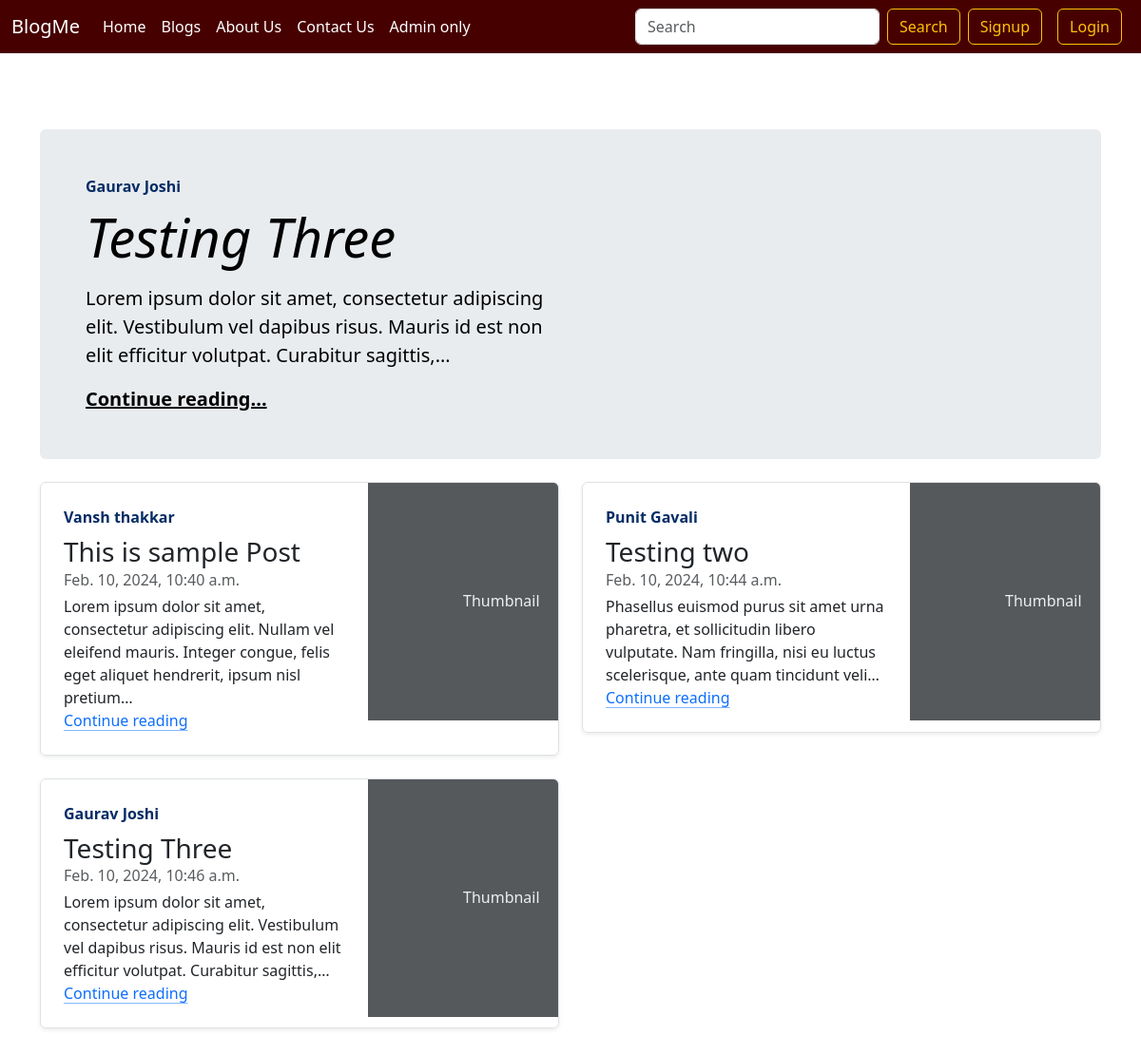
Screenshot of /blog/ with the database file from the repository.
### blog/models.py (models this page shows, shortened)
class Post(models.Model):
    pid=models.AutoField(primary_key=True)
    title=models.CharField(max_length=255)
    author=models.CharField(max_length=15)
    content=models.TextField()
    slug=models.CharField(max_length=100)
    timestamp=models.DateTimeField(blank=True)

### blog/views.py (the view)
# urls.py: path('', views.blogHome, name='blogHome'),
def blogHome(request):
    allPosts=Post.objects.all()
    latest_post = allPosts.order_by('-timestamp').first()
    context={'allPosts':allPosts, 'latest_post':latest_post}
    return render(request, 'blog/blogHome.html' , context)

### templates/blog/blogHome.html (shortened to what this page needs)
{% extends 'home/base.html' %}
{% block blogactive %}active{% endblock %}
{% block body %}
<div class="mt-7">
<main class="container">
    <div class="p-4 p-md-5 mb-4 rounded text-body-emphasis bg-body-secondary">
      <div class="col-lg-6 px-0">
        <strong class="d-inline-block mb-2 text-primary-emphasis">{{ latest_post.author }}</strong>
        <h1 class="display-4 fst-italic">{{ latest_post.title }}</h1>
        <p class="lead my-3">{{ latest_post.content | truncatechars:150 }}</p>
        <p class="lead mb-0"><a href="/blog/{{ latest_post.slug }}" class="text-body-emphasis fw-bold">Continue reading...</a></p>
      </div>
    </div>
    <div class="row mb-2">
    {% for post in allPosts %}
      <div class="col-md-6">
        <div class="row g-0 border rounded overflow-hidden flex-md-row mb-4 shadow-sm h-md-250 position-relative">
          <div class="col p-4 d-flex flex-column position-static">
            <strong class="d-inline-block mb-2 text-primary-emphasis">{{ post.author }}</strong>
            <h3 class="mb-0">{{ post.title }}</h3>
            <div class="mb-1 text-body-secondary">{{ post.timestamp }}</div>
            <p class="card-text mb-auto">{{ post.content | truncatechars:150 }}</p>
            <a href="/blog/{{ post.slug }}/" class="icon-link gap-1 icon-link-hover stretched-link">
              Continue reading
              <svg class="bi"><use xlink:href="#chevron-right"></use></svg>
            </a>
          </div>
          <div class="col-auto d-none d-lg-block">
            <svg class="bd-placeholder-img" width="200" height="250" xmlns="http://www.w3.org/2000/svg" role="img" aria-label="Placeholder: Thumbnail" preserveAspectRatio="xMidYMid slice" focusable="false"><title>Placeholder</title><rect width="100%" height="100%" fill="#55595c"></rect><text x="50%" y="50%" fill="#eceeef" dy=".3em">Thumbnail</text></svg>
          </div>
        </div>
      </div>
      {% endfor %}
    </div>
  </main>
</div>
{% endblock %}

### templates/blog/blogHome.html (style rules this page uses)
.mt-7 { margin-top: 5rem; }

### rows the page displays
Post: author "Gaurav Joshi", title "Testing Three", content "Lorem ipsum dolor sit amet, consectetur adipiscing elit. Vestibulum vel dapibus risus. Mauris id est non elit efficitur volutpat. Curabitur sagittis,…", timestamp "Feb. 10, 2024, 10:46 a.m."
Post: author "Vansh thakkar", title "This is sample Post", timestamp "Feb. 10, 2024, 10:40 a.m.", content "Lorem ipsum dolor sit amet, consectetur adipiscing elit. Nullam vel eleifend mauris. Integer congue, felis eget aliquet hendrerit, ipsum nisl pretium…"
Post: author "Punit Gavali", title "Testing two", timestamp "Feb. 10, 2024, 10:44 a.m.", content "Phasellus euismod purus sit amet urna pharetra, et sollicitudin libero vulputate. Nam fringilla, nisi eu luctus scelerisque, ante quam tincidunt veli…"
